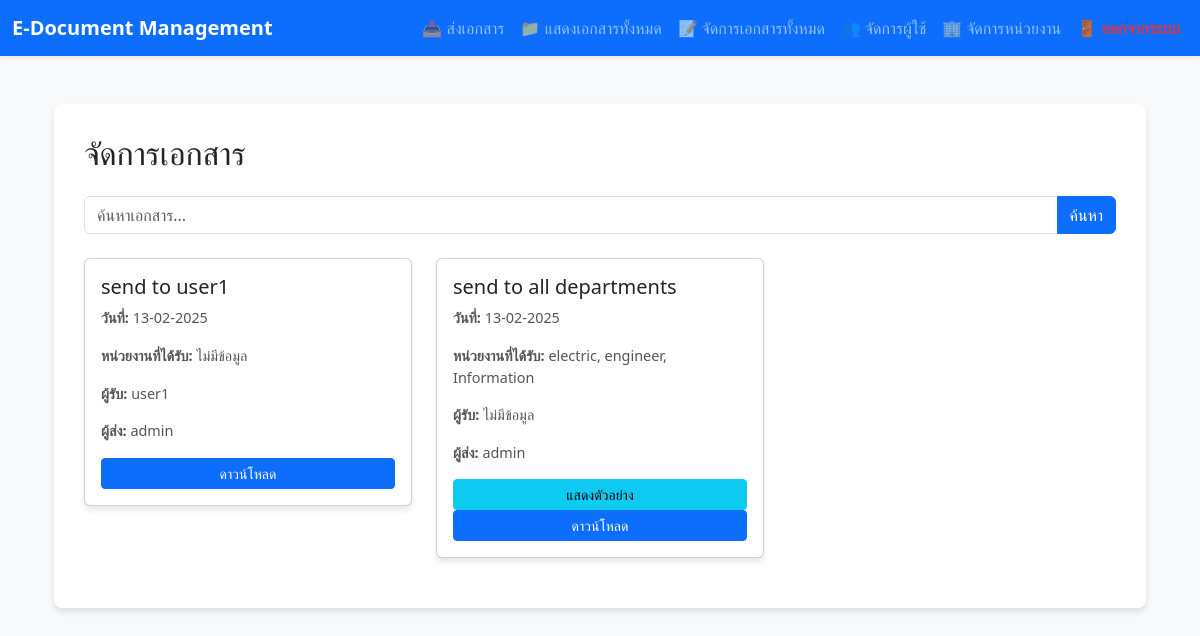
Screenshot of /show_doc.php (signed in) with the database file from the repository.
### tables this page shows
CREATE TABLE `documents` (
  `doc_id` int NOT NULL,
  `doc_name` varchar(254) NOT NULL,
  `doc_date` date NOT NULL,
  `doc_dep` int DEFAULT NULL,
  `doc_user` int DEFAULT NULL,
  `doc_file` varchar(254) NOT NULL,
  `original_name` varchar(255) DEFAULT NULL,
  `who_sent` int NOT NULL
);

CREATE TABLE `users` (
  `us_id` int NOT NULL,
  `us_name` varchar(255) NOT NULL,
  `us_pwd` varchar(255) NOT NULL,
  `us_dep` varchar(100) DEFAULT NULL,
  `us_role` varchar(50) DEFAULT NULL,
  `us_stat` enum('active','inactive') DEFAULT 'active',
  `imgprofile` varchar(255) DEFAULT NULL
);

### show_doc.php (called while the page is built, shortened)
<?php
$page_content = 'content/show_doc_content.php';
include 'index.php';

### content/show_doc_content.php (the view, shortened to what this page needs)
<?php
include 'req/db_connection.php';
$current_user_id = $_SESSION['us_id'];
$current_user_role = $_SESSION['us_role'];
$search = isset($_GET['search']) ? '%' . $_GET['search'] . '%' : '%';
$query = "
    SELECT d.*,
           GROUP_CONCAT(DISTINCT dep.dep_name SEPARATOR ', ') AS dep_names,
           GROUP_CONCAT(DISTINCT u.us_name SEPARATOR ', ') AS doc_user_names,
           sender.us_name AS who_sent_name
    FROM documents d
    LEFT JOIN document_recipients dr ON d.doc_id = dr.doc_id
    LEFT JOIN departments dep ON dr.dep_id = dep.dep_id
    LEFT JOIN users u ON dr.us_id = u.us_id
    LEFT JOIN users sender ON d.who_sent = sender.us_id
";
if ($current_user_role === 'admin') {
    $query .= " WHERE (d.doc_name LIKE ? OR
                       dep.dep_name LIKE ? OR
                       u.us_name LIKE ? OR
                       sender.us_name LIKE ?)
                GROUP BY d.doc_id
                ORDER BY d.doc_date DESC";
    $stmt = $conn->prepare($query);
    $stmt->bind_param("ssss", $search, $search, $search, $search);
}
$stmt->execute();
$result = $stmt->get_result();
?>
<!DOCTYPE html>
<html lang="en">
<head>
    <link href="https://cdn.jsdelivr.net/npm/bootstrap@5.3.0-alpha3/dist/css/bootstrap.min.css" rel="stylesheet">
</head>
<body>
    <div class="container mt-5">
        <div class="form-container">
            <h2 class="mb-4">จัดการเอกสาร</h2>
            <form method="GET" class="mb-4">
                <div class="input-group">
                    <input type="text" name="search" class="form-control" placeholder="ค้นหาเอกสาร..." value="<?php echo isset($_GET['search']) ? htmlspecialchars($_GET['search']) : ''; ?>">
                    <button class="btn btn-primary" type="submit">ค้นหา</button>
                </div>
            </form>
            <div class="row">
                <?php if ($result->num_rows > 0): ?>
                    <?php while ($row = $result->fetch_assoc()):
                        $file_extension = pathinfo($row['doc_file'], PATHINFO_EXTENSION);
                        $file_path = "files/" . $row['doc_file'];
                    ?>
                        <div class="col-md-4">
                            <div class="card">
                                <div class="card-body">
                                    <h5 class="card-title"><?php echo htmlspecialchars($row['doc_name']); ?></h5>
                                    <div class="file-info">
                                        <p><strong>วันที่:</strong> <?php echo date("d-m-Y", strtotime($row['doc_date'])); ?>
                                        </p>
                                        <p><strong>หน่วยงานที่ได้รับ:</strong> <?php echo htmlspecialchars($row['dep_names'] ?? 'ไม่มีข้อมูล'); ?></p>
                                        <p><strong>ผู้รับ:</strong> <?php echo htmlspecialchars($row['doc_user_names'] ?? 'ไม่มีข้อมูล'); ?></p>
                                        <p><strong>ผู้ส่ง:</strong> <?php echo htmlspecialchars($row['who_sent_name']); ?></p>
                                    </div>
                                    <?php
                                    if (in_array($file_extension, ['pdf', 'png', 'jpg', 'jpeg', 'webp', 'txt'])):
                                    ?>
                                        <button class="btn btn-info btn-sm preview-btn" data-file-path="<?php echo $file_path; ?>"
                                            data-file-type="<?php echo $file_extension; ?>" data-bs-toggle="modal"
                                            data-bs-target="#previewModal">
                                            แสดงตัวอย่าง
                                        </button>
                                    <?php endif; ?>
                                    <?php
                                    $query_chk = "SELECT * FROM readchk WHERE doc_id = ? AND us_id = ?";
                                    $stmt_chk = $conn->prepare($query_chk);
                                    $stmt_chk->bind_param("ii", $row['doc_id'], $current_user_id);
                                    $stmt_chk->execute();
                                    $chk_result = $stmt_chk->get_result();
                                    if ($chk_result->num_rows == 0): ?>
                                        <a href="?doc_id=<?php echo $row['doc_id']; ?>" class="btn btn-primary btn-sm download-btn"
                                            onclick="return confirm('คุณต้องการดาวน์โหลดไฟล์นี้ใช่หรือไม่?');">
                                            ดาวน์โหลด
                                        </a>
                                    <?php else: ?>
                                        <span class="text-muted">คุณได้ดาวน์โหลดไฟล์นี้แล้ว</span>
                                    <?php endif; ?>
                                </div>
                            </div>
                        </div>
                    <?php endwhile; ?>
                <?php else: ?>
                    <p class="text-center">ไม่มีเอกสารที่เกี่ยวข้อง</p>
                <?php endif; ?>
            </div>
        </div>
    </div>
</body>
</html>

### index.php (shortened to what this page needs)
<!DOCTYPE html>
<html lang="en">
<head>
    <link href="https://cdn.jsdelivr.net/npm/bootstrap@5.3.0-alpha3/dist/css/bootstrap.min.css" rel="stylesheet">
</head>
<body>
<nav class="navbar navbar-expand-lg navbar-dark bg-primary shadow-sm">
    <div class="container-fluid">
        <a class="navbar-brand fw-bold" href="#">E-Document Management</a>
        <div class="collapse navbar-collapse" id="navbarNav">
            <ul class="navbar-nav ms-auto">
                <?php if ($_SESSION['us_role'] == 'admin') : ?>
                    <li class="nav-item">
                        <a class="nav-link" href="send_doc.php">📤 ส่งเอกสาร</a>
                    </li>
                    <li class="nav-item">
                        <a class="nav-link" href="show_doc.php">📁 แสดงเอกสารทั้งหมด</a>
                    </li>
                    <li class="nav-item">
                        <a class="nav-link" href="manage_doc.php">📝 จัดการเอกสารทั้งหมด</a>
                    </li>
                    <li class="nav-item">
                        <a class="nav-link" href="manage_users.php">👥 จัดการผู้ใช้</a>
                    </li>
                    <li class="nav-item">
                        <a class="nav-link" href="manage_departments.php">🏢 จัดการหน่วยงาน</a>
                    </li>
                <?php endif; ?>
                <li class="nav-item">
                    <a class="nav-link text-danger fw-bold" href="logout.php">🚪 ออกจากระบบ</a>
                </li>
            </ul>
        </div>
    </div>
</nav>
    <div class="container mt-5">
        <?php
        if (isset($page_content)) {
            include $page_content;
        }
        ?>
    </div>
</body>
</html>

### index.php (style rules this page uses)
.nav-link { transition: 0.3s; }

### content/show_doc_content.php (style rules this page uses)
body { background-color: #f8f9fa; }
.form-container { background-color: white; padding: 30px; border-radius: 8px; box-shadow: 0 4px 6px rgba(0, 0, 0, 0.1); }
.card { margin-bottom: 20px; box-shadow: 0 4px 6px rgba(0, 0, 0, 0.1); }
.file-info { font-size: 0.9rem; color: #555; }
.file-info strong { font-weight: 600; }
.download-btn, .preview-btn { width: 100%; }

### rows the page displays
documents: doc_name "send to user1", doc_date "13-02-2025", dep_names "ไม่มีข้อมูล", doc_user_names "user1", users.us_name "admin"
documents: doc_name "send to all departments", doc_date "13-02-2025", dep_names "electric, engineer, Information", doc_user_names "ไม่มีข้อมูล", users.us_name "admin"
